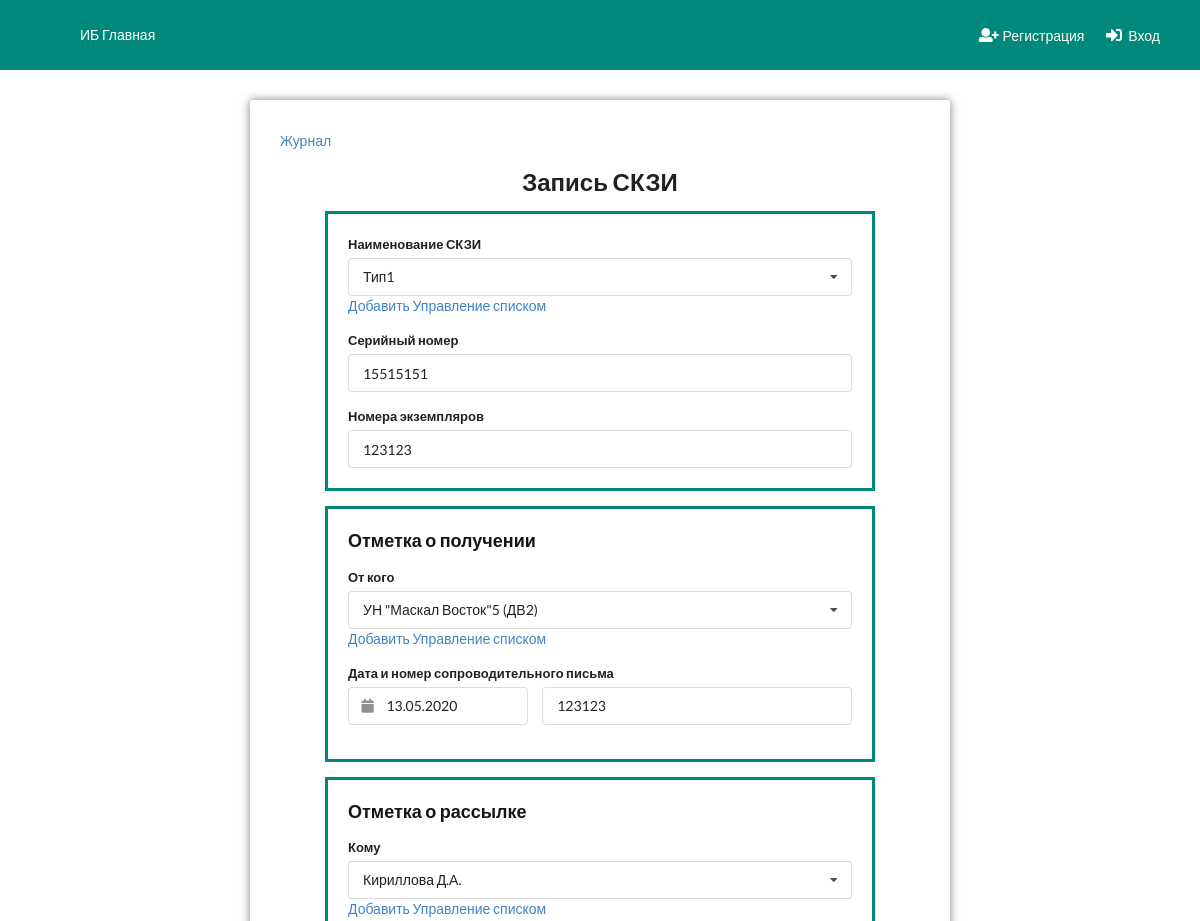
The app's page /security/zhurnal-form/2/ (upper part), older data.
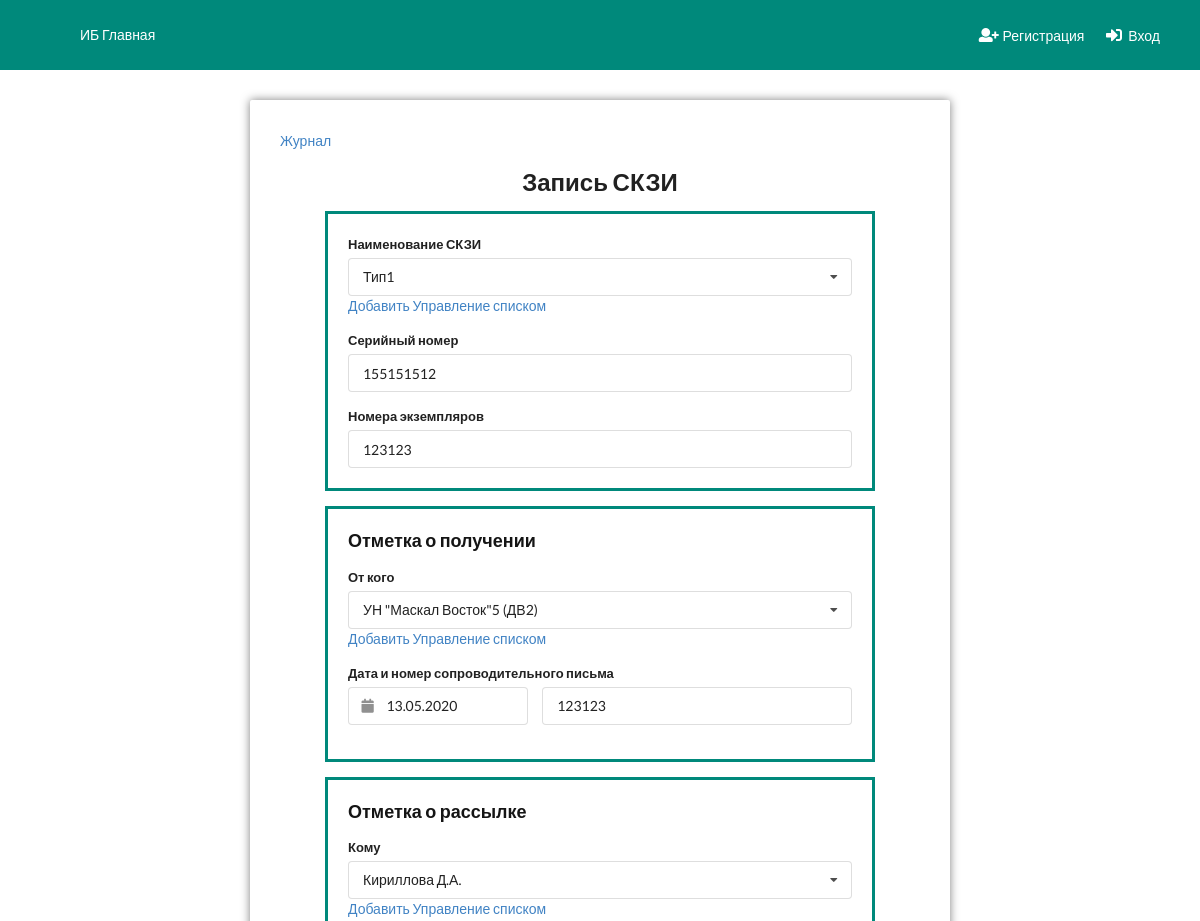
The same page, newer data.
### Skzi/models.py (models this page shows, shortened)
class Skzi(models.Model):
    objects = MyManager()
    archive = models.BooleanField(default=False)
    name = models.ForeignKey('SkziName', on_delete=models.CASCADE)
    serial_n = models.CharField(max_length=32)
    ekz_n = models.CharField(max_length=32, blank=True)
    from_organ = models.ForeignKey('OrganCrypto', on_delete=models.CASCADE, related_name='skzis_from')
    date_poluch = models.DateField(null=True, blank=True)
    nomer_poluch = models.CharField(max_length=64, blank=True)
    to_person = models.ForeignKey('FioRassilki', on_delete=models.CASCADE, related_name='skzis_to')
    date_sopr = models.DateField(null=True, blank=True)
    nomer_sopr = models.CharField(max_length=32, blank=True)
    date_podtv = models.DateField(null=True, blank=True)
    nomer_podtv = models.CharField(max_length=32, blank=True)
    podtv = models.BooleanField(default=False)
    vozvr_date_sopr = models.DateField(null=True, blank=True)
    vozvr_nomer_sopr = models.CharField(max_length=32, null=True, blank=True)
    vozvr_date_podtv = models.DateField(null=True, blank=True)
    vozvr_nomer_podtv = models.CharField(max_length=32, null=True, blank=True)
    date_vvod = models.DateField(null=True, blank=True)
    date_vivod = models.DateField(null=True, blank=True)
    date_unichtozh = models.DateField(null=True, blank=True)
    nomer_acta = models.CharField(max_length=32, null=True, blank=True)
    act_podtv = models.BooleanField(default=False)
    primechanie = models.CharField(max_length=1024, null=True, blank=True)
    class Meta:
        verbose_name = 'Запись СКЗИ'
        verbose_name_plural = 'Записи СКЗИ'

### Skzi/views.py (the view, shortened to what this page needs)
# urls.py: path('zhurnal-form/<id>/', zhurnal_form, name='zhurnal_form_id'),
def zhurnal_form(request, id=None):
    data = {'skzi_names': SkziName.objects.all(),
            'fio_rassilki': FioRassilki.objects.all(),
            'organs_crypto': OrganCrypto.objects.all(),
            'form': SkziForm()}
    skzi = None
    if id:
        skzi = Skzi.objects.get_or_404(id=id)
        data['form'] = SkziForm(instance=skzi)
    return render(request, 'Skzi/ZhurnalForm.html', data)

### Skzi/forms.py
class SkziForm(ModelForm):
    class Meta:
        model = Skzi
        exclude = ['id',  'archive']

### Skzi/models.py (called while the page is built)
    def __str__(self):
        return f'{self.company} ({self.region})'

    def get_fio(self):
        return f'{self.last_name} {self.first_name[0]}.{self.surname[0]}.'

### utils/model_manager.py (called while the page is built)
    def get_or_none(self, **kwargs):
        try:
            return self.get(**kwargs)
        except ObjectDoesNotExist:
            return None

    def get_or_404(self, **kwargs):
        obj = self.get_or_none(**kwargs)
        if obj:
            return obj
        raise Http404

### templates/Skzi/ZhurnalForm.html (shortened to what the changed rows need)
{% extends 'base.html' %}
{% load static %}
{% block content %}
    <div class="ui container">
        <div class="child-center">
            <div class="skzi-form cblock">
                <div class="content">
                    <div class="child-center">
                        <div class="form-container">
                            <h2 class="ui center aligned header">Запись СКЗИ</h2>
                            <form class="ui form error" method="post">
                                <div class="field-block">
                                    <div class="field">
                                        <label>Серийный номер</label>
                                        <input type="text" name="serial_n" placeholder="Номер"
                                               value="{{ form.serial_n.value|default_if_none:"" }}">
                                    </div>
                                    <div class="field">
                                        <label>Номера экземпляров</label>
                                        <input type="text" name="ekz_n" placeholder="Номера"
                                               value="{{ form.ekz_n.value|default_if_none:"" }}">
                                    </div>
                                </div>
                                <div class="field-block">
                                    <div class="field">
                                        <div class="two fields">
                                            <div class="six wide field">
                                                <div class="ui calendar">
                                                    <div class="ui input left icon">
                                                        <input type="text" name="date_poluch" placeholder="Дата"
                                                               autocomplete="off"
                                                               value="{{ form.date_poluch.value|default_if_none:'' }}">
                                                    </div>
                                                </div>
                                            </div>
                                            <div class="ten wide field">
                                                <input type="text" name="nomer_poluch" placeholder="Номер"
                                                       value="{{ form.nomer_poluch.value|default_if_none:"" }}">
                                            </div>
                                        </div>
                                    </div>
                                </div>
                            </form>
                        </div>
                    </div>
                </div>
            </div>
        </div>
    </div>
{% endblock %}

Row changes from the older to the newer data that the page shows:
changed Skzi: serial_n "15515151" → "155151512"
